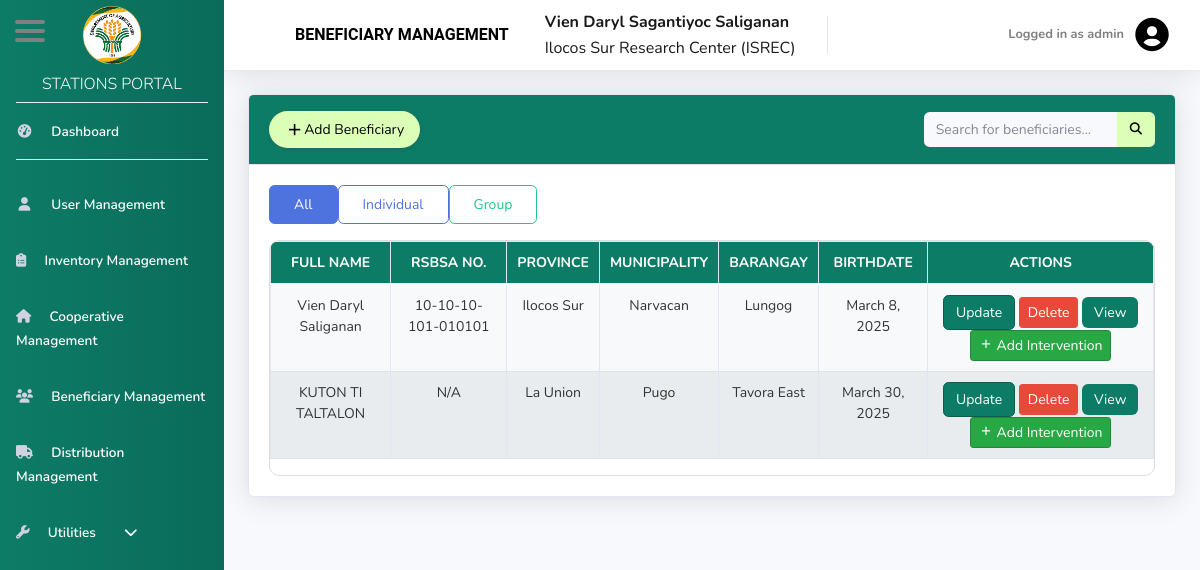
Page /admin/8BeneficiaryManagement.php (signed in) on the earlier database version.
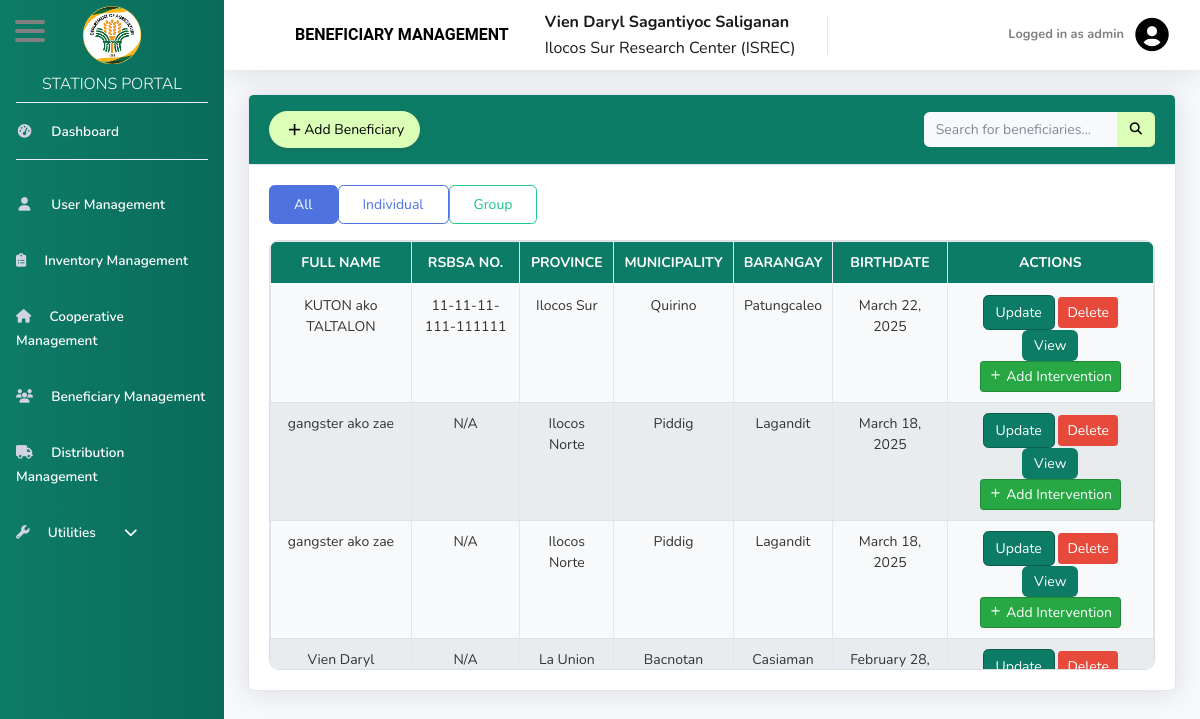
Same page on the later database version.
### tables this page shows
CREATE TABLE `tbl_beneficiary` (
  `beneficiary_id` int(11) NOT NULL,
  `fname` varchar(255) NOT NULL,
  `mname` varchar(255) DEFAULT NULL,
  `lname` varchar(255) NOT NULL,
  `province_name` varchar(255) NOT NULL,
  `municipality_name` varchar(255) NOT NULL,
  `barangay_name` varchar(255) NOT NULL,
  `StreetPurok` varchar(100) NOT NULL,
  `station_id` int(8) NOT NULL,
  `coop_id` int(8) NOT NULL,
  `beneficiary_type` varchar(100) NOT NULL,
  `birthdate` date NOT NULL,
  `Sex` varchar(100) NOT NULL,
  `rsbsa_no` varchar(15) DEFAULT NULL,
  `if_applicable` varchar(100) NOT NULL,
  `contact_no` char(11) NOT NULL,
  `beneficiary_category` varchar(100) NOT NULL
);

### admin/8BeneficiaryManagement.php (the view, shortened to what this page needs)
<?php
include('includes/header.php');
include('includes/navbar.php');
?>
<link rel="stylesheet" href="https://unpkg.com/boxicons@2.1.4/css/boxicons.min.css">
<div id="content-wrapper" class="d-flex flex-column">
    <div id="content">
        <nav class="navbar navbar-expand navbar-light bg-white topbar mb-4 static-top shadow">
            <span class="navbar-brand font-weight-bold" style="font-size: 18px; padding-left: 55px; color: Black; font-family: 'Roboto', sans-serif;">
                BENEFICIARY MANAGEMENT
            </span>
                <div style="padding-left: 20px; color: black; display: flex; flex-direction: column; line-height: 1;">
                    <?php
                        if (isset($_SESSION['fname']) && isset($_SESSION['lname'])) {
                            $fullName = htmlspecialchars($_SESSION['fname']) . ' ' . htmlspecialchars($_SESSION['mname']) . ' ' . htmlspecialchars($_SESSION['lname']);
                            echo '<span class="navbar-brand font-weight-bold" style="font-size: 18px;">' . $fullName . '</span>';
                        }
                        if (isset($_SESSION['station_name'])) {
                            echo '<span class="navbar-brand" style="font-size: 16px;">' . htmlspecialchars($_SESSION['station_name']) . '</span>';
                        }
                    ?>
                </div>
                <ul class="navbar-nav ml-auto">
                    <li class="nav-item dropdown no-arrow">
                        <a class="nav-link dropdown-toggle" href="#" id="userDropdown" role="button"
                        data-bs-toggle="dropdown" aria-haspopup="true" aria-expanded="false">
                            <span class="mr-2 d-none d-lg-inline text-black small font-weight-bold" style="color: grey">
                                <?php
                                $username = $_SESSION['user'];
                                echo 'Logged in as ' . htmlspecialchars($username);
                                ?>
                            </span>
                            <i style="font-size: 40px; color: black;" class="bx bxs-user-circle"></i>
                        </a>
                    </li>
                </ul>
        </nav>
<div class="container-fluid">
    <div class="card shadow mb-4">
        <div class="card-header py-3" style="background-color: #0D7C66;">
            <div class="d-flex align-items-center">
                <button type="button" class="btn d-flex align-items-center gap-2 rounded-pill shadow-sm"
                    style="background-color: #DCFFB7; color: black; border: none; padding: 8px 16px;"
                    id="btnAddBeneficiary" data-bs-toggle="modal" data-bs-target="#addBeneficiaryModal">
                    <i class='bx bx-plus' style="font-size: 1.2rem;"></i>
                    <span>Add Beneficiary</span>
                </button>
                <form class="d-none d-sm-inline-block form-inline ml-auto my-2 my-md-0 mw-100 navbar-search custom-search-form">
                    <div class="input-group">
                        <input type="text" id="search_id" class="form-control bg-light border-0 small"
                            placeholder="Search for beneficiaries..." aria-label="Search" aria-describedby="basic-addon2" onkeyup="searchBeneficiaryTable()">
                        <div class="input-group-append">
                            <button class="btn text-white" style="background-color: #DCFFB7;" type="button">
                            </button>
                        </div>
                    </div>
                </form>
            </div>
        </div>
        <div id="tab1" class="tab-content active">
            <div class="card-body">
            <div class="d-flex justify-content-start mb-3">
                <button class="btn btn-outline-primary px-4 py-2 me-2 filter-btn active" id="btnAll">All</button>
                <button class="btn btn-outline-primary px-4 py-2 me-2 filter-btn" id="btnIndividual">Individual</button>
                <button class="btn btn-outline-success px-4 py-2 filter-btn" id="btnGroup">Group</button>
            </div>
                <div style="max-height: 430px; overflow: auto; width: 100%; border: 1px solid #ddd; border-radius: 10px;">
                    <table class="table table-bordered text-center" width="100%" cellspacing="0" id="beneficiaryTable">
                        <thead class="thead" style="background-color: #0D7C66; color: white;">
                            <tr>
                                <th>Full Name</th>
                                <th>RSBSA No.</th>
                                <th>Province</th>
                                <th>Municipality</th>
                                <th>Barangay</th>
                                <th>Birthdate</th>
                                <th>Actions</th>
                            </tr>
                        </thead>
                        <tbody>
                            <?php
                            include('../conn.php');
                            function formatRsbsaNo($rsbsa_no) {
                                if (strlen($rsbsa_no) === 15) {
                                    return substr($rsbsa_no, 0, 2) . '-' .
                                        substr($rsbsa_no, 2, 2) . '-' .
                                        substr($rsbsa_no, 4, 2) . '-' .
                                        substr($rsbsa_no, 6, 3) . '-' .
                                        substr($rsbsa_no, 9, 6);
                                }
                                return $rsbsa_no;
                            }
                            $query = "SELECT beneficiary_id, fname, mname, lname, rsbsa_no, province_name, municipality_name, barangay_name, birthdate FROM tbl_beneficiary";
                            $result = $conn->query($query);
                            if ($result->num_rows > 0) :
                                while ($row = $result->fetch_assoc()) :
                                    $fullName = $row['fname'] . ' ' . (!empty($row['mname']) ? $row['mname'] . ' ' : '') . $row['lname'];
                                    $formattedBirthdate = date('F j, Y', strtotime($row['birthdate']));
                                    $rsbsa_no = !empty($row['rsbsa_no']) ? formatRsbsaNo($row['rsbsa_no']) : 'N/A';
                            ?>
                                    <tr>
                                        <td><?= $fullName ?></td>
                                        <td><?= $rsbsa_no ?></td>
                                        <td><?= $row['province_name'] ?></td>
                                        <td><?= $row['municipality_name'] ?></td>
                                        <td><?= $row['barangay_name'] ?></td>
                                        <td><?= $formattedBirthdate ?></td>
                                        <td>
                                             <button class="btn btn-primary" onclick="openUpdateBeneficiaryModal(<?= $row['beneficiary_id'] ?>)">
                                                Update
                                            </button>
                                            <button class="btn btn-danger btn-sm" onclick="deleteBeneficiary(<?= $row['beneficiary_id'] ?>)">
                                                Delete
                                            </button>
                                            <button class="btn btn-info btn-sm view-beneficiary" data-id="<?= $row['beneficiary_id'] ?>">View</button>
                                            <button type="button" class="btn btn-success btn-sm" data-bs-toggle="modal" data-bs-target="#addDistributionModal"
                                                data-beneficiary-id="<?= $row['beneficiary_id'] ?>">
                                                <i class="bx bx-plus"></i>
                                                <span>Add Intervention</span>
                                            </button>
                                        </td>
                                    </tr>
                            <?php
                                endwhile;
                            else :
                            ?>
                                <tr>
                                    <td colspan="7">No beneficiaries found.</td>
                                </tr>
                            <?php
                            endif;
                            ?>
                        </tbody>
                    </table>
                </div>
            </div>
        </div>
    </div>
</div>
    <?php
    include('includes/footer.php');
    ?>

### admin/includes/header.php (shortened to what this page needs)
<!DOCTYPE html>
<html lang="en">
<head>
    <link href="../vendor/fontawesome-free/css/all.min.css" rel="stylesheet" type="text/css">
    <link href="../css/sb-admin-2.min.css" rel="stylesheet">
</head>
<body id="page-top">
    <div id="wrapper">

### admin/includes/navbar.php (shortened to what this page needs)
<ul class="navbar-nav bg-gradient-custom sidebar sidebar-light accordion" id="accordionSidebar">
    <a class="sidebar-brand d-flex flex-column align-items-center justify-content-center" href="#" onclick="event.preventDefault();">
        <div class="sidebar-brand-icon">
            <img src="img/da.png" alt="AG PNGH Logo" width="60">
        </div>
    </a>
    <h6 class="sidebar-title">STATIONS PORTAL</h6>
    <hr class="sidebar-divider my-0">
    <li class="nav-item">
        <a class="nav-link" href="index.php">
            <i class="fas fa-fw fa-tachometer-alt"></i>
            <span class="sidebar-text">Dashboard</span>
        </a>
    </li>
    <hr class="sidebar-divider">
    <li class="nav-item">
        <a class="nav-link" href="1UserManagement.php">
            <i class="fas fa-fw fa-user"></i>
            <span class="sidebar-text">User Management</span>
        </a>
    </li>
    <li class="nav-item">
        <a class="nav-link" href="2InterventionManagement.php">
            <i class="fas fa-clipboard-list"></i>
            <span class="sidebar-text">Inventory Management</span>
        </a>
    </li>
    <li class="nav-item">
        <a class="nav-link" href="6CooperativeManagement.php">
            <i class="fas fa-home"></i>
            <span class="sidebar-text">Cooperative Management</span>
        </a>
    </li>
    <li class="nav-item">
        <a class="nav-link" href="8BeneficiaryManagement.php">
            <i class="fas fa-users"></i>
            <span class="sidebar-text">Beneficiary Management</span>
        </a>
    </li>
    <li class="nav-item">
        <a class="nav-link" href="3DistributionManagement.php">
            <i class="fas fa-fw fa-truck"></i>
            <span class="sidebar-text">Distribution Management</span>
        </a>
    </li>
    <li class="nav-item">
        <a class="nav-link collapsed" href="#" id="utilitiesToggle">
            <i class="fas fa-wrench"></i>
            <span class="sidebar-text">Utilities</span>
            <i id="utilitiesIcon" class="fas fa-chevron-down ml-4 text-white"></i>
        </a>
    </li>
</ul>
<div class="hamburger-icon" id="hamburger-icon" onclick="toggleSidebar()">
    <span></span>
    <span></span>
    <span></span>
</div>

### admin/includes/footer.php
</div>
</body>
</html>

### admin/includes/navbar.php (style rules this page uses)
.bg-gradient-custom { background: linear-gradient(to right, #0D7C66, #0A6B5A); }
.nav-item .nav-link { color: #fff !important; font-size: 16px; font-weight: 500; transition: background-color 0.3s ease, transform 0.2s ease-in-out; }
.sidebar-light .nav-link { color: #fff !important; font-size: 16px; font-weight: 500; }
.sidebar-light .nav-link i { color: #fff; }
.sidebar-text { margin-left: 10px; font-weight: 600; }
.sidebar-brand { position: relative; text-align: center; }
.hamburger-icon { display: flex; flex-direction: column; justify-content: space-between; width: 30px; height: 22px; position: absolute; top: 20px; left: 15px; cursor: pointer; z-index: 9999; }
.hamburger-icon span { width: 30px; height: 4px; background-color: #808080; border-radius: 5px; }
.sidebar-title { text-align: center; color: #fff; font-weight: 300; font-size: 16px; margin-top: 5px; }

### admin/8BeneficiaryManagement.php (style rules this page uses)
.table { font-size: 14px; }
.navbar-brand { font-size: 16px !important; }
.form-control, .btn { font-size: 14px; }
.table thead { background-color: #0D7C66; color: white; font-weight: bold; text-transform: uppercase; }
.table thead th { padding: 10px; text-align: center; border-bottom: 2px solid #ffffff; }
.table tbody tr { background-color: #f8f9fa; transition: background-color 0.3s ease; }
.table tbody tr:nth-child(even) { background-color: #e9ecef; }
.table tbody td { padding: 10px; border-bottom: 1px solid #dee2e6; text-align: center; color: #333; }
.table tbody td .btn-info { background-color: #0D7C66; border: none; padding: 5px 12px; border-radius: 6px; color: white; transition: 0.3s ease; }
.custom-search-form { margin-left: 30px; }

### admin/modals/modal_for_distribution.php (style rules this page uses)
.btn-primary { background-color: #0D7C66; border-color: #0A5C4B; }
.btn-success { background-color: #28a745; border-color: #218838; }

Differences in the rows shown:
removed tbl_beneficiary: fullName "Vien Daryl Saliganan", rsbsa_no "10-10-10-101-010101", province_name "Ilocos Sur", municipality_name "Narvacan", barangay_name "Lungog", birthdate "March 8, 2025"
removed tbl_beneficiary: fullName "KUTON TI TALTALON", rsbsa_no "N/A", province_name "La Union", municipality_name "Pugo", barangay_name "Tavora East", birthdate "March 30, 2025"
added tbl_beneficiary: fullName "KUTON ako TALTALON", rsbsa_no "11-11-11-111-111111", province_name "Ilocos Sur", municipality_name "Quirino", barangay_name "Patungcaleo", birthdate "March 22, 2025"
added tbl_beneficiary: fullName "gangster ako zae", rsbsa_no "N/A", province_name "Ilocos Norte", municipality_name "Piddig", barangay_name "Lagandit", birthdate "March 18, 2025"
added tbl_beneficiary: fullName "gangster ako zae", rsbsa_no "N/A", province_name "Ilocos Norte", municipality_name "Piddig", barangay_name "Lagandit", birthdate "March 18, 2025"
added tbl_beneficiary: fullName "Vien Daryl…", rsbsa_no "N/A", province_name "La Union", municipality_name "Bacnotan", barangay_name "Casiaman", birthdate "February 28,…"
